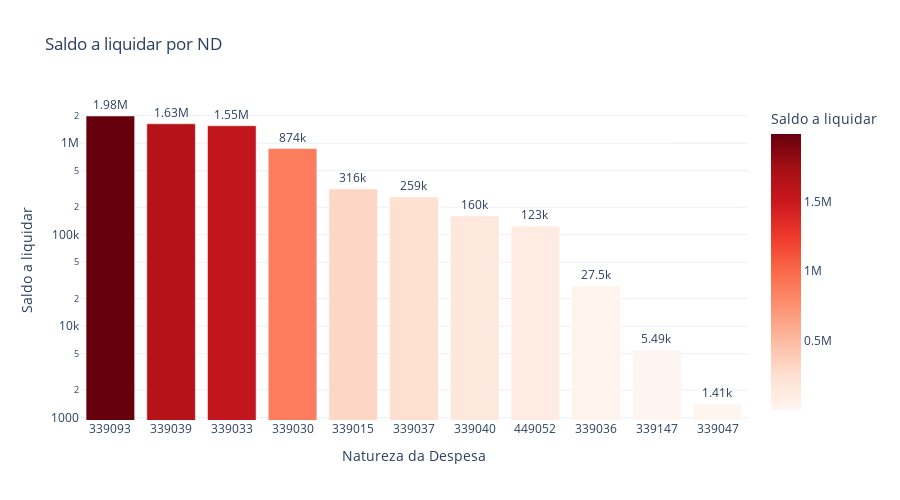

The cell this chart's notebook holds for it:
### Code cell
# Saldo a liquidar por ND
cols = ['ND', 'A_LIQUIDAR']

df_aux = df.loc[:, cols].groupby('ND').sum().sort_values(by= 'A_LIQUIDAR', ascending=False).reset_index()
df_aux = df_aux[df_aux['A_LIQUIDAR'] > 0]
fig = px.bar(df_aux, 
             x='ND', 
             y='A_LIQUIDAR',
             title='Saldo a liquidar por ND',
             labels={'ND':'Natureza da Despesa', 'A_LIQUIDAR':'Saldo a liquidar'},
             text_auto='.3s',
             height=500,
             log_y=True,
             color='A_LIQUIDAR',
             color_continuous_scale = 'reds',
             template='plotly_white')
fig.update_traces(textposition = 'outside', cliponaxis = False, hovertemplate=None)
fig.update_layout(hovermode="x unified")

fig.show()

### Figure 1 — Plotly figure (JSON) as saved in the notebook; plotly's stock layout.template omitted (floating-point values rounded to 4 significant figures)
{"data": [{"alignmentgroup": "True", "cliponaxis": false, "legendgroup": "", "marker": {"color": [1984000.0, 1629000.0, 1551000.0, 873700.0, 316400.0, 258900.0, 160200.0, 123500.0, 27470.0, 5494.0, 1408.0], "coloraxis": "coloraxis", "pattern": {"shape": ""}}, "name": "", "offsetgroup": "", "orientation": "v", "showlegend": false, "textposition": "outside", "texttemplate": "%{y:.3s}", "type": "bar", "x": ["339093", "339039", "339033", "339030", "339015", "339037", "339040", "449052", "339036", "339147", "339047"], "xaxis": "x", "y": [1984000.0, 1629000.0, 1551000.0, 873700.0, 316400.0, 258900.0, 160200.0, 123500.0, 27470.0, 5494.0, 1408.0], "yaxis": "y"}], "layout": {"barmode": "relative", "coloraxis": {"colorbar": {"title": {"text": "Saldo a liquidar"}}, "colorscale": [[0, "rgb(255,245,240)"], [0.125, "rgb(254,224,210)"], [0.25, "rgb(252,187,161)"], [0.375, "rgb(252,146,114)"], [0.5, "rgb(251,106,74)"], [0.625, "rgb(239,59,44)"], [0.75, "rgb(203,24,29)"], [0.875, "rgb(165,15,21)"], [1, "rgb(103,0,13)"]]}, "height": 500, "hovermode": "x unified", "legend": {"tracegroupgap": 0}, "title": {"text": "Saldo a liquidar por ND"}, "xaxis": {"anchor": "y", "domain": [0, 1], "title": {"text": "Natureza da Despesa"}}, "yaxis": {"anchor": "x", "domain": [0, 1], "title": {"text": "Saldo a liquidar"}, "type": "log"}}}
